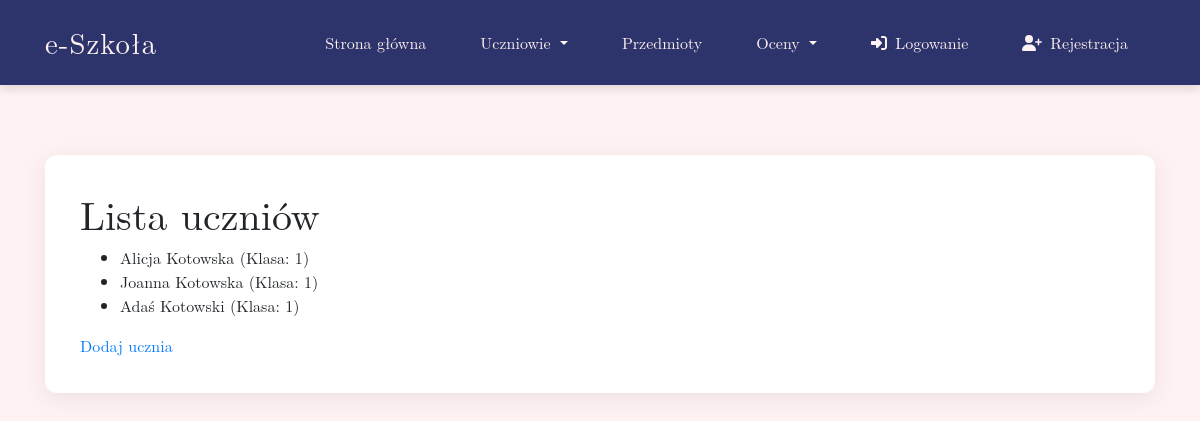
Page /student_list/ on the earlier database version.
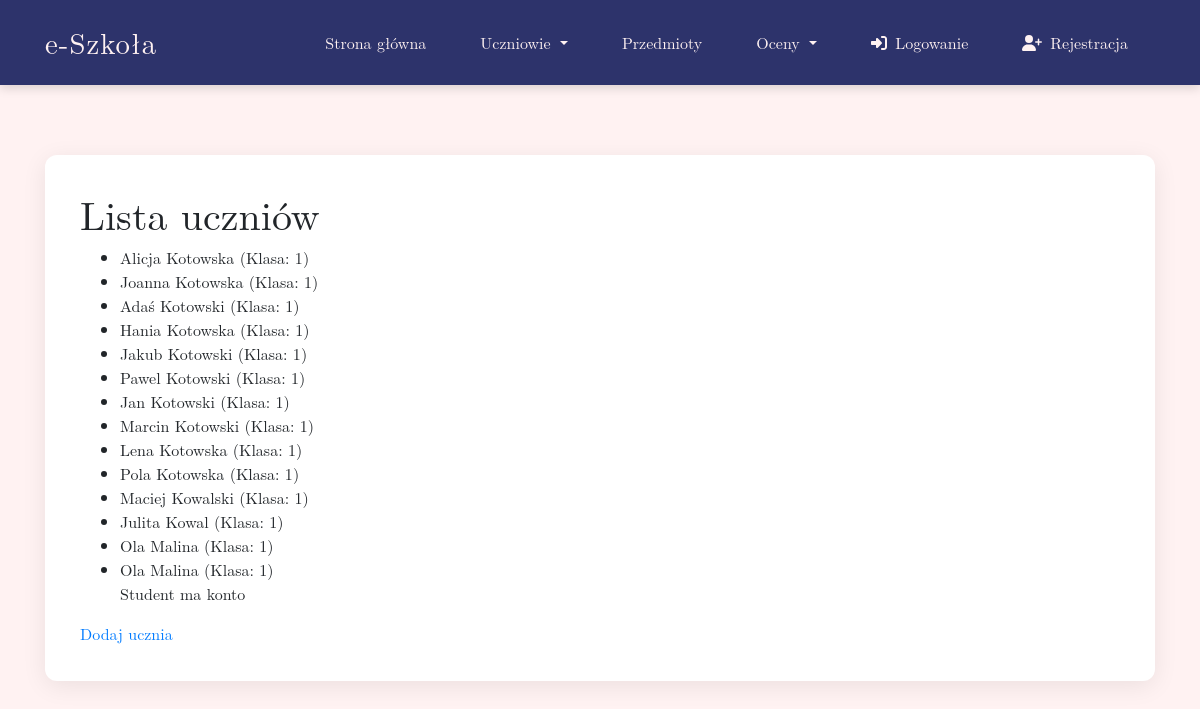
Same page on the later database version.
### journal/models.py (models this page shows, shortened)
class Student(models.Model):
    user = models.OneToOneField(User, on_delete=models.CASCADE, null=True, blank=True)
    first_name = models.CharField(max_length=50)
    second_name = models.CharField(max_length=50)
    class_number = models.PositiveIntegerField(default=1)

### journal/views.py (the view)
# urls.py: path('student_list/', StudentListView.as_view(), name='student_list'),
class StudentListView(ListView):
    template_name = "journal/student_list.html"
    model = Student
    context_object_name = "students"

### journal/templates/journal/student_list.html (shortened to what this page needs)
{% extends 'journal/base.html' %}
{% block content %}
<h1>Lista uczniów</h1>
<ul>
  {% for student in students %}
  <li>
    {{ student.first_name }} {{ student.second_name }} (Klasa: {{ student.class_number }})
    {% if student.user %}
    <p> Student ma konto</p>
    {% endif %}
  </li>
  {% endfor %}
</ul>
<a href="{% url 'student_add' %}">Dodaj ucznia</a>
{% endblock %}

### journal/templates/journal/base.html (shortened to what this page needs)
<!DOCTYPE html>
{% load static %}
<html lang="pl">
<head>
    <link href="https://stackpath.bootstrapcdn.com/bootstrap/4.5.2/css/bootstrap.min.css" rel="stylesheet">
    <link href="{% static 'css/base.css'%}" rel="stylesheet">
</head>
<body>
    <header>
        <nav class="navbar navbar-expand-lg navbar-dark navbar-custom py-3">
            <div class="container">
                <a class="navbar-brand" href="{% url 'index' %}">e-Szkoła</a>
                <div class="collapse navbar-collapse" id="mainNav">
                    <ul class="navbar-nav ml-auto">
                        <li class="nav-item">
                            <a class="nav-link" href="{% url 'index' %}">Strona główna</a>
                        </li>
                        <li class="nav-item dropdown">
                            <a class="nav-link dropdown-toggle" href="#" id="studentsMenu" data-toggle="dropdown">
                                Uczniowie
                            </a>
                        </li>
                        <li class="nav-item">
                            <a class="nav-link" href="{% url 'subject_list' %}">Przedmioty</a>
                        </li>
                        <li class="nav-item dropdown">
                            <a class="nav-link dropdown-toggle" href="#" id="gradesMenu" data-toggle="dropdown">
                                Oceny
                            </a>
                        </li>
                        {% if user.is_authenticated %}
                            <li class="nav-item">
                                <span class="nav-link text-info">
                                    <i class="fas fa-user mr-2"></i>{{ user.username }}
                                </span>
                            </li>
                            <li class="nav-item">
                                <a class="nav-link" href="{% url 'logout' %}">
                                    <i class="fas fa-sign-out-alt mr-2"></i>Wyloguj
                                </a>
                            </li>
                        {% else %}
                            <li class="nav-item">
                                <a class="nav-link" href="{% url 'login' %}">
                                    <i class="fas fa-sign-in-alt mr-2"></i>Logowanie
                                </a>
                            </li>
                            <li class="nav-item">
                                <a class="nav-link" href="{% url 'register' %}">
                                    <i class="fas fa-user-plus mr-2"></i>Rejestracja
                                </a>
                            </li>
                        {% endif %}
                    </ul>
                </div>
            </div>
        </nav>
    </header>
    <main class="container">
        <div class="content-container">
            {% block content %}{% endblock %}
        </div>
    </main>
</body>
</html>

### static/css/base.css (style rules this page uses)
:root { --primary-bg: #FFF2F2; --nav-bg: #2D336B; --accent-blue: #7886C7; --hover-blue: #A9B5DF; }
body { background: var(--primary-bg); font-family: 'Latin Modern Roman', 'Georgia', serif; min-height: 100vh; display: flex; flex-direction: column; }
.navbar-custom { background: var(--nav-bg) !important; box-shadow: 0 3px 10px rgba(0,0,0,0.15); }
.navbar-brand { font-size: 1.8rem; letter-spacing: 1px; color: #FFF2F2 !important; transition: transform 0.3s ease; }
.nav-link { position: relative; color: #FFF2F2 !important; margin: 0 12px; padding: 8px 15px !important; transition: all 0.4s cubic-bezier(0.4, 0, 0.2, 1); }
.nav-link::before { content: ''; position: absolute; bottom: 0; left: 0; width: 0; height: 2px; background: var(--hover-blue); transition: width 0.3s ease; }
main { flex: 1; padding: 40px 0; animation: fadeIn 0.6s ease-out; }
.content-container { background: white; border-radius: 12px; box-shadow: 0 5px 25px rgba(0,0,0,0.08); padding: 35px; margin-top: 30px; transition: transform 0.3s ease; }

Differences in the rows shown:
added Student: first_name "Hania", second_name "Kotowska", class_number "1"
added Student: first_name "Jakub", second_name "Kotowski", class_number "1"
added Student: first_name "Pawel", second_name "Kotowski", class_number "1"
added Student: first_name "Jan", second_name "Kotowski", class_number "1"
added Student: first_name "Marcin", second_name "Kotowski", class_number "1"
added Student: first_name "Lena", second_name "Kotowska", class_number "1"
added Student: first_name "Pola", second_name "Kotowska", class_number "1"
added Student: first_name "Maciej", second_name "Kowalski", class_number "1"
added Student: first_name "Julita", second_name "Kowal", class_number "1"
added Student: first_name "Ola", second_name "Malina", class_number "1"
added Student: first_name "Ola", second_name "Malina", class_number "1", shows "Student ma konto"
